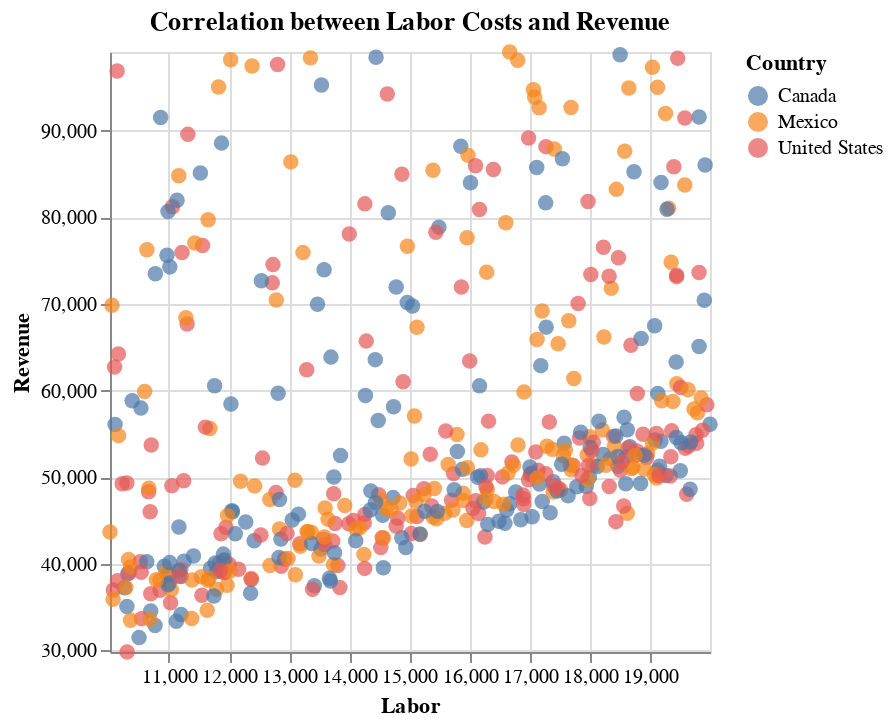

The code cell stored with this chart in its notebook:
### Code cell
# Creating scatter plots to visualize correlations
# Example: Correlation between Labor and Revenue
labor_revenue_corr_chart = alt.Chart(correlation_pivot).mark_circle(size=60).encode(
    x=alt.X('Labor:Q', scale=alt.Scale(domain=[min_x, max_x])),
    y=alt.Y('Revenue:Q', scale=alt.Scale(domain=[min_y, max_y])),
    color='Country:N',
    tooltip=['Country', 'Product', 'Labor', 'Revenue']
).properties(
    title='Correlation between Labor Costs and Revenue'
)

labor_revenue_corr_chart

### Figure 1 — Vega-Lite specification as saved in the notebook (floating-point values rounded to 4 significant figures; data arrays with more than 128 entries replaced by an {"elided": "..."} marker saying what was removed)
{"config": {"view": {"continuousWidth": 300, "continuousHeight": 300}}, "data": {"name": "data-3eea7266083e99537a0914e5b22ca379"}, "mark": {"type": "circle", "size": 60}, "encoding": {"color": {"field": "Country", "type": "nominal"}, "tooltip": [{"field": "Country", "type": "nominal"}, {"field": "Product", "type": "nominal"}, {"field": "Labor", "type": "quantitative"}, {"field": "Revenue", "type": "quantitative"}], "x": {"field": "Labor", "scale": {"domain": [10020.0, 20000.0]}, "type": "quantitative"}, "y": {"field": "Revenue", "scale": {"domain": [29820.0, 99080.0]}, "type": "quantitative"}}, "title": "Correlation between Labor Costs and Revenue", "$schema": "https://vega.github.io/schema/vega-lite/v5.16.3.json", "datasets": {"data-3eea7266083e99537a0914e5b22ca379": {"elided": "468 records"}}}
